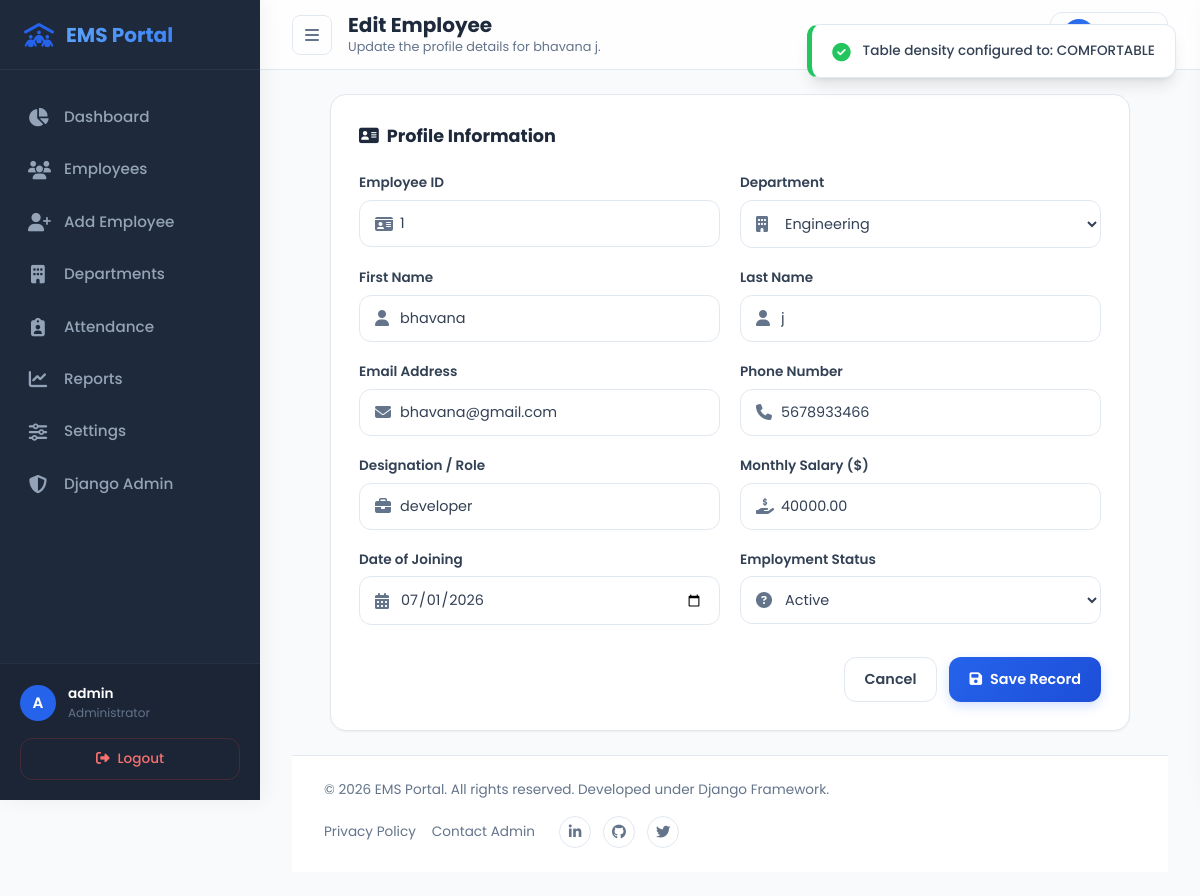
The page /employee/edit/1/ (signed in) on the database its author committed.
### employees/models.py (models this page shows, shortened)
class Employee(models.Model):
    DEPARTMENT_CHOICES = [
        ('HR', 'Human Resources'),
        ('Engineering', 'Engineering'),
        ('Sales', 'Sales'),
        ('Marketing', 'Marketing'),
        ('Finance', 'Finance'),
        ('Support', 'Customer Support'),
        ('Operations', 'Operations'),
    ]
    STATUS_CHOICES = [
        ('Active', 'Active'),
        ('Inactive', 'Inactive'),
    ]
    employee_id = models.CharField(max_length=15, unique=True, verbose_name="Employee ID")
    first_name = models.CharField(max_length=50, verbose_name="First Name")
    last_name = models.CharField(max_length=50, verbose_name="Last Name")
    email = models.EmailField(unique=True, verbose_name="Email Address")
    phone = models.CharField(max_length=15, blank=True, verbose_name="Phone Number")
    department = models.CharField(max_length=50, choices=DEPARTMENT_CHOICES, default='Engineering')
    designation = models.CharField(max_length=100, verbose_name="Designation/Role")
    salary = models.DecimalField(max_digits=12, decimal_places=2, verbose_name="Monthly Salary ($)")
    date_of_joining = models.DateField(verbose_name="Date of Joining")
    status = models.CharField(max_length=15, choices=STATUS_CHOICES, default='Active')
    created_at = models.DateTimeField(auto_now_add=True)
    updated_at = models.DateTimeField(auto_now=True)
    class Meta:
        ordering = ['-created_at']
    @property
    def full_name(self):
        return f"{self.first_name} {self.last_name}"

### employees/views.py (the view)
# urls.py: path('employee/edit/<int:pk>/', views.employee_edit_view, name='employee_edit'),
@login_required
def employee_edit_view(request, pk):
    employee = get_object_or_404(Employee, pk=pk)
    if request.method == 'POST':
        form = EmployeeForm(request.POST, instance=employee)
        if form.is_valid():
            form.save()
            messages.success(request, f"Employee {employee.full_name} details updated!")
            return redirect('dashboard')
        else:
            messages.error(request, "Please correct the errors below.")
    else:
        form = EmployeeForm(instance=employee)
    return render(request, 'employee_form.html', {'form': form, 'title': 'Edit Employee', 'employee': employee})

### employees/templates/employee_form.html (shortened to what this page needs)
{% extends 'base.html' %}
{% block page_header %}{{ title }}{% endblock %}
{% block page_subtitle %}
    {% if employee %}
        Update the profile details for {{ employee.full_name }}.
    {% else %}
        Create a new employee profile in the staff directory database.
    {% endif %}
{% endblock %}
{% block content %}
<div class="row">
    <div style="max-width: 800px; margin: 0 auto; width: 100%;">
        <div class="premium-card">
            <h5 class="card-title" style="margin-bottom: 1.5rem;">
                <i class="fa-solid fa-address-card text-primary"></i> Profile Information
            </h5>
            <form method="POST" novalidate>
                <div class="form-grid">
                    <div class="form-group">
                        <label for="{{ form.employee_id.id_for_label }}" class="form-label">Employee ID</label>
                        <div class="form-input-wrapper">
                            {{ form.employee_id }}
                        </div>
                    </div>
                    <div class="form-group">
                        <label for="{{ form.department.id_for_label }}" class="form-label">Department</label>
                        <div class="form-input-wrapper">
                            {{ form.department }}
                        </div>
                    </div>
                    <div class="form-group">
                        <label for="{{ form.first_name.id_for_label }}" class="form-label">First Name</label>
                        <div class="form-input-wrapper">
                            {{ form.first_name }}
                        </div>
                    </div>
                    <div class="form-group">
                        <label for="{{ form.last_name.id_for_label }}" class="form-label">Last Name</label>
                        <div class="form-input-wrapper">
                            {{ form.last_name }}
                        </div>
                    </div>
                    <div class="form-group">
                        <label for="{{ form.email.id_for_label }}" class="form-label">Email Address</label>
                        <div class="form-input-wrapper">
                            {{ form.email }}
                        </div>
                    </div>
                    <div class="form-group">
                        <label for="{{ form.phone.id_for_label }}" class="form-label">Phone Number</label>
                        <div class="form-input-wrapper">
                            {{ form.phone }}
                        </div>
                    </div>
                    <div class="form-group">
                        <label for="{{ form.designation.id_for_label }}" class="form-label">Designation / Role</label>
                        <div class="form-input-wrapper">
                            {{ form.designation }}
                        </div>
                    </div>
                    <div class="form-group">
                        <label for="{{ form.salary.id_for_label }}" class="form-label">Monthly Salary ($)</label>
                        <div class="form-input-wrapper">
                            {{ form.salary }}
                        </div>
                    </div>
                    <div class="form-group">
                        <label for="{{ form.date_of_joining.id_for_label }}" class="form-label">Date of Joining</label>
                        <div class="form-input-wrapper">
                            {{ form.date_of_joining }}
                        </div>
                    </div>
                    <div class="form-group">
                        <label for="{{ form.status.id_for_label }}" class="form-label">Employment Status</label>
                        <div class="form-input-wrapper">
                            {{ form.status }}
                        </div>
                    </div>
                </div>
                <div class="d-flex gap-2" style="margin-top: 2rem; display: flex; gap: 0.75rem; justify-content: flex-end;">
                    <a href="{% url 'dashboard' %}" class="btn btn-outline">
                        Cancel
                    </a>
                    <button type="submit" class="btn btn-primary">
                        <i class="fa-solid fa-floppy-disk"></i> Save Record
                    </button>
                </div>
            </form>
        </div>
    </div>
</div>
{% endblock %}

### employees/templates/base.html (shortened to what this page needs)
{% load static %}
<!DOCTYPE html>
<html lang="en">
<head>
    <link rel="stylesheet" href="https://cdnjs.cloudflare.com/ajax/libs/font-awesome/6.4.0/css/all.min.css" />
    <link rel="stylesheet" href="{% static 'css/style.css' %}?v=1.2">
</head>
<body>
    <div class="toast-container-custom">
    </div>
    {% if user.is_authenticated %}
        <div class="app-container">
            <aside class="sidebar">
                <div class="sidebar-header">
                    <a href="{% url 'dashboard' %}" class="sidebar-brand">
                        <i class="fa-solid fa-people-roof"></i>
                        <span>EMS Portal</span>
                    </a>
                </div>
                <ul class="sidebar-menu">
                    <li class="sidebar-item {% if request.resolver_match.url_name == 'dashboard' and not request.GET.department and not request.GET.status %}active{% endif %}">
                        <a href="{% url 'dashboard' %}">
                            <i class="fa-solid fa-chart-pie"></i>
                            <span>Dashboard</span>
                        </a>
                    </li>
                    <li class="sidebar-item">
                        <a href="{% url 'dashboard' %}">
                            <i class="fa-solid fa-users"></i>
                            <span>Employees</span>
                        </a>
                    </li>
                    <li class="sidebar-item {% if request.resolver_match.url_name == 'employee_add' %}active{% endif %}">
                        <a href="{% url 'employee_add' %}">
                            <i class="fa-solid fa-user-plus"></i>
                            <span>Add Employee</span>
                        </a>
                    </li>
                    <li class="sidebar-item">
                        <a href="javascript:void(0)" onclick="openActionModal('departments')">
                            <i class="fa-solid fa-building"></i>
                            <span>Departments</span>
                        </a>
                    </li>
                    <li class="sidebar-item">
                        <a href="javascript:void(0)" onclick="openActionModal('attendance')">
                            <i class="fa-solid fa-clipboard-user"></i>
                            <span>Attendance</span>
                        </a>
                    </li>
                    <li class="sidebar-item">
                        <a href="javascript:void(0)" onclick="openActionModal('reports')">
                            <i class="fa-solid fa-chart-line"></i>
                            <span>Reports</span>
                        </a>
                    </li>
                    <li class="sidebar-item">
                        <a href="javascript:void(0)" onclick="openActionModal('settings')">
                            <i class="fa-solid fa-sliders"></i>
                            <span>Settings</span>
                        </a>
                    </li>
                    <li class="sidebar-item">
                        <a href="/admin/" target="_blank">
                            <i class="fa-solid fa-shield-halved"></i>
                            <span>Django Admin</span>
                        </a>
                    </li>
                </ul>
                <div class="sidebar-footer">
                    <div class="sidebar-user">
                        <div class="sidebar-avatar">
                            {{ user.username|slice:":1"|upper }}
                        </div>
                        <div class="sidebar-user-info">
                            <span class="username">{{ user.username }}</span>
                            <span class="userrole">Administrator</span>
                        </div>
                    </div>
                    <a href="{% url 'logout' %}" class="sidebar-logout-btn">
                        <i class="fa-solid fa-right-from-bracket"></i>
                        <span>Logout</span>
                    </a>
                </div>
            </aside>
            <div style="flex-grow:1; display:flex; flex-direction:column; min-height:100vh;">
                <header class="top-navbar">
                    <div class="navbar-left">
                        <button class="menu-toggle-btn" id="sidebar-toggle" title="Toggle Sidebar">
                            <i class="fa-solid fa-bars"></i>
                        </button>
                        <div class="page-header-info">
                            <h1 class="page-title">{% block page_header %}Dashboard{% endblock %}</h1>
                            <span class="page-subtitle">{% block page_subtitle %}Manage your organization's staff profiles efficiently.{% endblock %}</span>
                        </div>
                    </div>
                    <div class="navbar-right">
                        <button class="theme-toggle-btn" id="theme-toggle" title="Toggle Dark/Light Mode">
                        </button>
                        <button class="nav-action-btn" onclick="openActionModal('reports')" title="Generate Reports">
                        </button>
                        <div class="user-profile-dropdown" onclick="openActionModal('settings')">
                            <div class="user-profile-btn">
                                <div class="navbar-avatar">
                                </div>
                                <span>{{ user.username }}</span>
                            </div>
                        </div>
                    </div>
                </header>
                <main class="main-content">
                    {% block content %}{% endblock %}
                    <footer class="system-footer">
                        <div class="footer-left">
                            &copy; 2026 EMS Portal. All rights reserved. Developed under Django Framework.
                        </div>
                        <div class="footer-right">
                            <ul class="footer-links">
                                <li><a href="javascript:void(0)" onclick="window.showNotification('Privacy Policy: All data is saved on local databases and encrypted.', 'info')">Privacy Policy</a></li>
                                <li><a href="javascript:void(0)" onclick="window.showNotification('Contact Admin: admin@company.com', 'info')">Contact Admin</a></li>
                            </ul>
                            <ul class="footer-socials">
                                <li><a href="#" title="LinkedIn"><i class="fa-brands fa-linkedin-in"></i></a></li>
                                <li><a href="#" title="GitHub"><i class="fa-brands fa-github"></i></a></li>
                                <li><a href="#" title="Twitter"><i class="fa-brands fa-twitter"></i></a></li>
                            </ul>
                        </div>
                    </footer>
                </main>
            </div>
        </div>
    {% else %}
        {% block login_content %}{% endblock %}
    {% endif %}
</body>
</html>

### rows shown on the page
Employee: full_name "bhavana j", employee_id "1", department "Engineering", first_name "bhavana", last_name "j", email "bhavana@gmail.com", phone "5678933466", designation "developer", salary "40000.00", date_of_joining "07/01/2026", status "Active"

### other values the page prints
{{ user.username|slice:":1"|upper }} "A"
{{ user.username }} "admin"
{{ title }} "Edit Employee"
